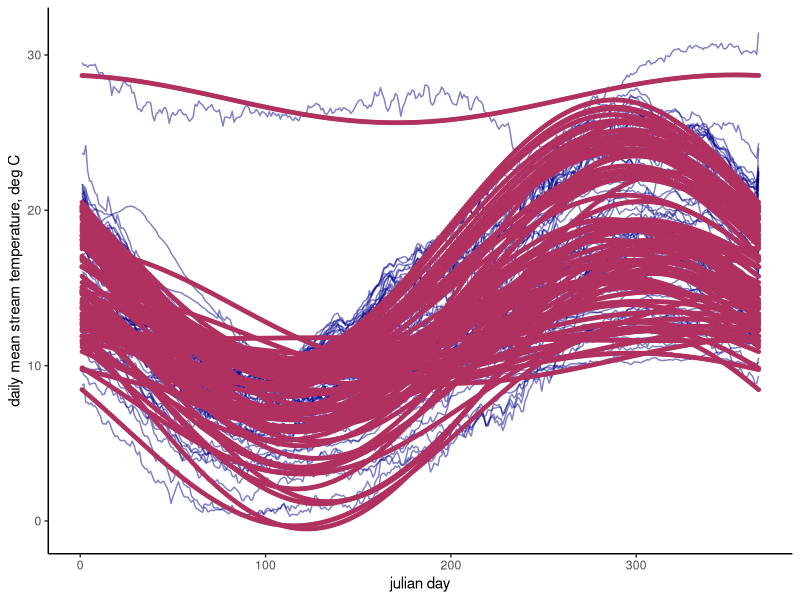
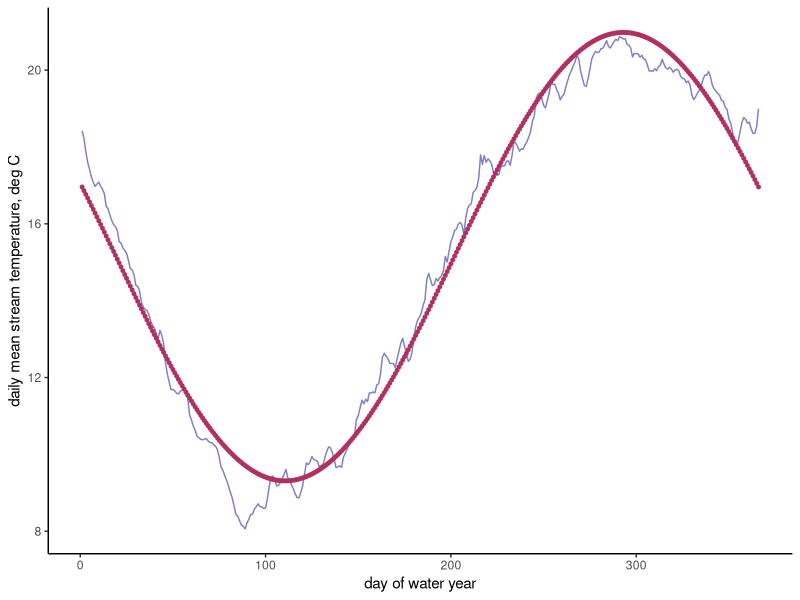
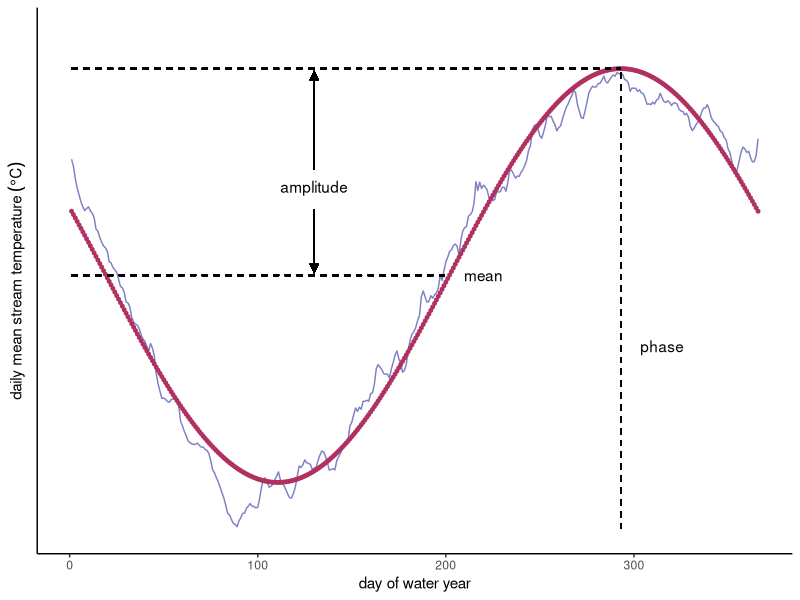
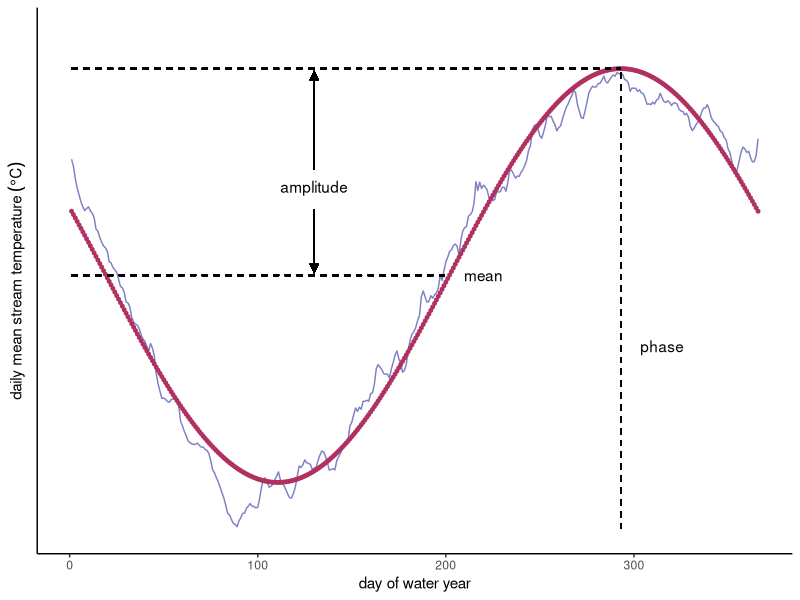

Here is the R script that generated these plots, in order:

# Code description --------------------------------------------------------

#Figure 1: An example of a thermal regime model fit to observed data. Cluster analysis is based on annual mean, amplitude, and phase metrics for each thermal regime model. Figure adapted from Maheu et al. (2016), figure 1.


# Libraries ---------------------------------------------------------------

library(tidyverse)
library(ggthemes)


# Figure 1: Thermal regime model ------------------------------------------

all_sites_model_data <- read_csv(file = "output/models/thermal_regime_models_daily.csv", col_types = list("c", "i", "n", "n"))

ggplot(data = all_sites_model_data) +
  geom_line(aes(x=DOWY, y = mean_temp_C, group=station_id), color="darkblue", alpha=0.5) +
  geom_point(aes(x=DOWY, y = model_avg_daily_temp_C, group=station_id), color="maroon", size=1)+
  labs(x = "julian day", y = "daily mean stream temperature, deg C") +
  theme_classic()

Sac_11390500_model_data <- all_sites_model_data %>% 
  filter(station_id == 11390500)

ggplot(data = Sac_11390500_model_data) +
  geom_line(aes(x=DOWY, y = mean_temp_C, group=station_id), color="darkblue", alpha=0.5) +
  geom_point(aes(x=DOWY, y = model_avg_daily_temp_C, group=station_id), color="maroon", size=1)+
  labs(x = "day of water year", y = "daily mean stream temperature, deg C") +
  theme_classic()

annual_mean <- mean(Sac_11390500_model_data$model_avg_daily_temp_C)
annual_max <- max(Sac_11390500_model_data$model_avg_daily_temp_C)
amplitude <- annual_max - annual_mean
day_of_annual_max <- Sac_11390500_model_data[Sac_11390500_model_data$model_avg_daily_temp_C == annual_max, 2]

#Still want to add a double-headed arrouw to show the amplitude

ggplot(data = Sac_11390500_model_data) +
  geom_line(aes(x=DOWY, y = mean_temp_C, group=station_id), color="darkblue", alpha=0.5) +
  geom_point(aes(x=DOWY, y = model_avg_daily_temp_C, group=station_id), color="maroon", size=1)+
  geom_segment(aes(x = 293, y = 8, xend = 293, yend = annual_max), linetype = "dashed") +
  geom_segment(aes(x = 1, y = annual_mean, xend = 200, yend = annual_mean), linetype = "dashed") +
  geom_segment(aes(x = 1, y = annual_max, xend = 293, yend = annual_max), linetype = "dashed") +
  # add arrows for amplitude here:
  geom_segment(aes(x = 130, xend = 130, 
                   y = annual_mean + 3, yend = annual_max-0.1), 
               arrow = arrow(length = unit(0.2,"cm"),
                             type = "closed", angle = 25),
               lineend = "round", linejoin = "mitre") +
  # add arrows for amplitude here:
  geom_segment(aes(x = 130, xend = 130, 
                   y = annual_max - 4, yend = annual_mean + 0.1), 
               arrow = arrow(length = unit(0.2,"cm"), 
                             type = "closed", angle = 25),
               lineend = "round", linejoin = "mitre") +
  ylim(8,22) +
  xlim(1,366) +
  labs(x = "day of water year", 
       y = expression("daily mean stream temperature " (degree*C))) +
  annotate("text", x = 220, y = annual_mean, label = "mean") +
  annotate("text", x = 130, y = annual_mean+2.5, label = "amplitude") +
  annotate("text", x = 315, y = annual_mean-2, label = "phase") +
  theme_classic() +
  theme(axis.text.y = element_blank(), axis.ticks.y = element_blank())

# save
ggsave("output/figures/Fig_1_thermal_regime_model.jpeg", width = 6, height = 3.5, units = "in", dpi=300)
